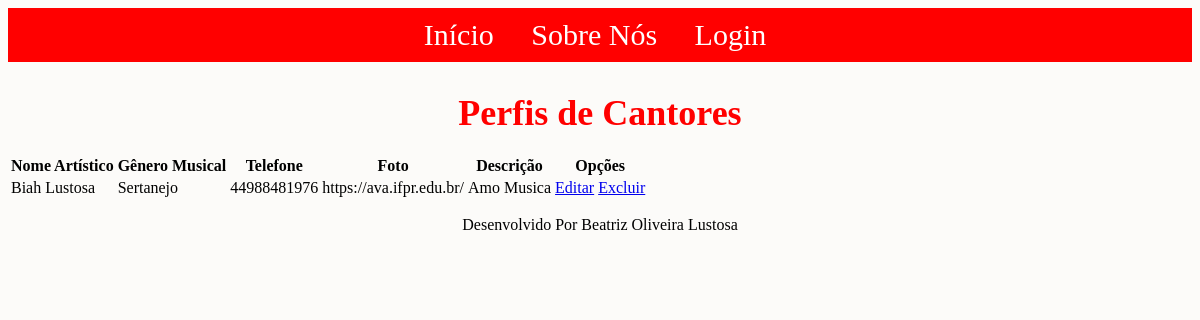
/ver/perfil/, run on the app's committed database.
### paginas/models.py (models this page shows)
class PerfilCantor(models.Model):
    nome_artistico =  models.CharField(max_length=100)
    genero_musical =  models.CharField(max_length=100)
    descricao = models.TextField()
    foto = models.URLField(max_length=255)
    telefone = models.CharField(max_length=20)
    usuario = models.OneToOneField(User, on_delete=models.CASCADE, related_name='perfil_cantor')

### paginas/views.py (the view)
# urls.py: path("ver/perfil/", PerfilCantorList.as_view(), name="ver-perfil"),
class PerfilCantorList(ListView):
    model = PerfilCantor
    template_name = 'ver/perfil.html'

### paginas/templates/ver/perfil.html
{% extends "paginas/index.html" %}
{% load static %}
{% block conteudo %}
<h2>Perfis de Cantores</h2>
<table>
  <thead>
    <tr>
      <th>Nome Artístico</th>
      <th>Gênero Musical</th>
      <th>Telefone</th>
      <th>Foto</th>
      <th>Descrição</th>
      <th>Opções</th>
    </tr>
  </thead>
  <tbody>
  {% for perfilcantor in object_list %}
    <tr>
      <td>{{ perfilcantor.nome_artistico }}</td>
      <td>{{ perfilcantor.genero_musical }}</td>
      <td>{{ perfilcantor.telefone }}</td>
      <td>{{ perfilcantor.foto }}</td>
      <td>{{ perfilcantor.descricao }}</td>
      <td>
        <a href="{% url "editar-perfil" perfilcantor.pk %}">Editar</a>
        <a href="{% url "excluir-perfil" perfilcantor.pk %}">Excluir</a>
      </td>
    </tr>
  {% empty %}
    <tr>
      <td colspan="6">Nenhum local encontrado.</td>
    </tr>
  {% endfor %}
  </tbody>
 </table>
{% endblock %}

### static/css/estilo.css (style rules this page uses)
h2 { font-size: 36px; font-weight: 900; text-align: center; margin-bottom: 20px; color: #ff0000; }
body { background-color: #fcfbf9; }

### data on the page
PerfilCantor: nome_artistico "Biah Lustosa", genero_musical "Sertanejo", telefone "44988481976", foto "https://ava.ifpr.edu.br/", descricao "Amo Musica"
